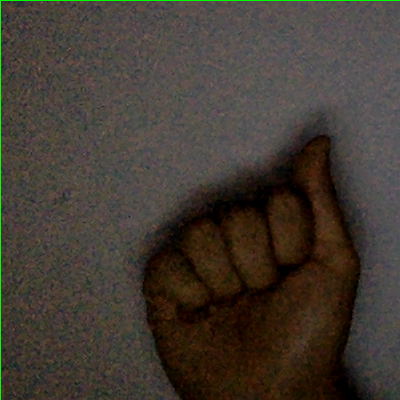
#> input picture Images/a.png, 400 x 400 px, given in place of the camera
$ python gesture.py   (older library calls are emulated)
#> lines starting #> are read from the running program, lines starting #| are printed output that depends on the picture; after the words box and inside, x2 and y2 are one past the last pixel; in counts of white or black regions, pixels touching at a corner belong together
import cv2
import numpy as np
from images import makeDatabase, split
import math
bg_contour_area = 0


def findAngle(start, end, far):

    """
    Find the angle between the points
    """
    a = math.sqrt((end[0] - start[0])**2 + (end[1] - start[1])**2)
    b = math.sqrt((far[0] - start[0])**2 + (far[1] - start[1])**2)
    c = math.sqrt((end[0] - far[0])**2 + (end[1] - far[1])**2)
    angle = math.acos((b**2 + c**2 - a**2)/(2*b*c)) * 57
    return angle


def applyBackgroundSubtractor(image):

    """
    Remove the background from the image
    """
    frame = fgbg.apply(image)
    kernel = np.ones((3, 3), np.uint8)
    fg_mask = cv2.erode(frame, kernel, iterations=1)
    image = cv2.bitwise_and(frame, frame, mask=fg_mask)
    return image


def printDatabase(defects_arr):
    name = 97
    for i in range(len(defects_arr)):
        print(defects_arr[i])
        print(dict[chr(name)])
        name += 1


def findmin(value, arr):

    """
    Returns the closest value to the letter
    """
    min_index = min(arr, key=lambda x: abs(value-x))
    return arr.index(min_index)


def imageProcessing(final_img, img):

    """
    Find the contours of the image and  hulls around the image
    Input : Procssed black and white image
    Output : The max countour found on the image and the image of the
    contour and hull
    """
    # Defaults to be Returned
    defects_count = 0
    answer = "Waiting"

    image, contour, hierarchy = cv2.findContours(final_img.copy(),
                                                 cv2.RETR_TREE,
                                                 cv2.CHAIN_APPROX_NONE)
    max_contour = max(contour, key=lambda x: cv2.contourArea(x))
    hull = cv2.convexHull(max_contour)

    # draw the contours
    cv2.drawContours(img, [hull], 0, (255, 255, 255), 0)
    cv2.drawContours(img, [max_contour], 0, (255, 255, 255), 0)

    # Fine the contour area, extreme left and right points
    contour_area = cv2.contourArea(max_contour)
    extLeft = tuple(max_contour[max_contour[:, :, 0].argmin()][0])
    extRight = tuple(max_contour[max_contour[:, :, 0].argmax()][0])
    extTop = tuple(max_contour[max_contour[:, :, 1].argmin()][0])
    cv2.circle(img, extTop, 1, [255, 0, 0], 1)
    cv2.circle(img, extTop, 1, [255, 0, 0], 1)
    cv2.circle(img, extTop, 1, [255, 0, 0], 1)

    # find the defects
    hull = cv2.convexHull(max_contour, returnPoints=False)
    defects = cv2.convexityDefects(max_contour, hull)

    if defects is not None:

        # count the fingers
        for i in range(defects.shape[0]):
            s, e, f, d = defects[i][0]
            start = tuple(max_contour[s][0])
            end = tuple(max_contour[e][0])
            far = tuple(max_contour[f][0])
            angle = findAngle(start, end, far)
            if angle <= 90:
                defects_count += 1
                cv2.circle(img, far, 1, [255, 0, 255], 1)

            # Central mass of first order moments
            moments = cv2.moments(max_contour)
            if moments['m00'] != 0:
                cx = int(moments['m10']/moments['m00'])  # cx = M10/M00
                cy = int(moments['m01']/moments['m00'])  # cy = M01/M00
                centerMass = (cx, cy)
                cv2.circle(img, centerMass, 7, [100, 0, 255], 2)
        answer = recognize(contour_area, defects_count, centerMass,
                           extLeft, extRight, extTop)
    return answer, contour_area


def init_ui():

    """
    The main program loop, in this loop the screen is recorded and
    image processing funcitons are called
    """
    c_pressed = False
    b_pressed = False
    while(cap.isOpened()):
        ret, image = cap.read()
#> image is the input picture: shape (400, 400, 3); mean B, G, R 50.5, 58.6, 66.3

        # properties of rec -> img, vertex1, 2, color, thickness
        cv2.rectangle(image, (500, 500), (100, 100), (0, 255, 0), 1)
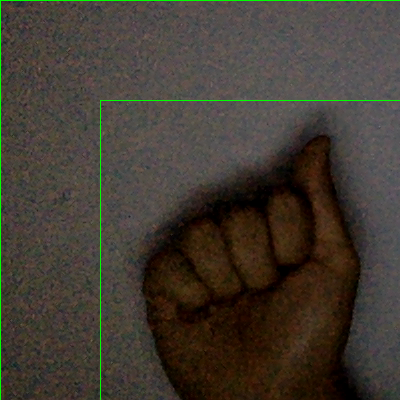
#> image: shape (400, 400, 3); 0.37% of pixels changed, all inside (x1, y1, x2, y2) = (100, 100, 400, 400)

        # crop image
        crop_img = image[100:500, 100:500]  # x, y, w, h
        keyPressed = cv2.waitKey(10)
#> (key Esc is pressed here)

        # convert to greyscale
        grey_img = cv2.cvtColor(crop_img, cv2.COLOR_BGR2GRAY)
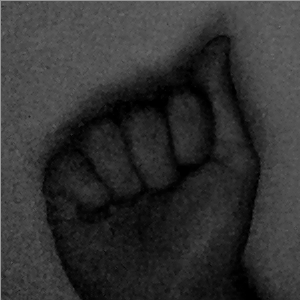
#> grey_img: shape (300, 300); min 0, max 150, mean 50.1

        # blur the image
        blur_img = cv2.GaussianBlur(grey_img, (35, 35), 0)

        # convert into black and white image
        _, final_img = cv2.threshold(blur_img, 127, 225,
                                     cv2.THRESH_BINARY_INV+cv2.THRESH_OTSU)
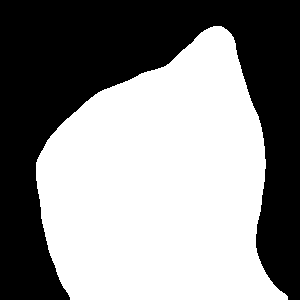
#> final_img: shape (300, 300); values 0 (black) and 225 (white), 54% white; 1 black region, box (x1, y1, x2, y2) and area: (0, 0, 300, 300) 41368
        thresh_img = cv2.erode(final_img, None, iterations=2)
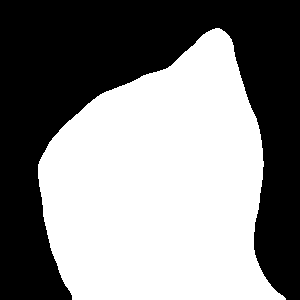
#> thresh_img: shape (300, 300); values 0 (black) and 225 (white), 52.1% white; 1 black region
        final_img = cv2.dilate(thresh_img, None, iterations=2)

        if not b_pressed:
            answer = "Press B to setup"
            _, contour_area = imageProcessing(final_img, crop_img)
#> in imageProcessing, `image, contour, hierarchy = cv2.findContours(final_img.copy(), cv2.RET..`: contour = 1 contour; box (x1, y1, x2, y2) and area: (36, 26, 288, 300) 48216
#> in imageProcessing, `max_contour = max(contour, key=lambda x: cv2.contourArea(x))`: max_contour = contour of 830 points, box (x1, y1, x2, y2) (36, 26, 288, 300), area 48216
#> in imageProcessing, `hull = cv2.convexHull(max_contour)`: hull = contour of 37 points, box (x1, y1, x2, y2) (36, 26, 288, 300), area 51114
#> in imageProcessing, `cv2.drawContours(img, [max_contour], 0, (255, 255, 255), 0)`:
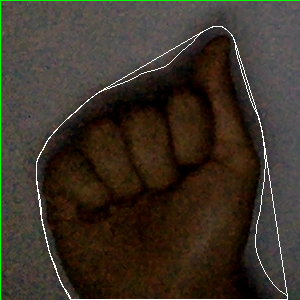
#> img: shape (300, 300, 3); mean B, G, R 41, 51.4, 60.7
#> in imageProcessing, `contour_area = cv2.contourArea(max_contour)`: contour_area = 48216
#> in imageProcessing, `extLeft = tuple(max_contour[max_contour[:, :, 0].argmin()][0])`: extLeft = (36, 162)
#> in imageProcessing, `extRight = tuple(max_contour[max_contour[:, :, 0].argmax()][0])`: extRight = (287, 299)
#> in imageProcessing, `extTop = tuple(max_contour[max_contour[:, :, 1].argmin()][0])`: extTop = (213, 26)
#> in imageProcessing, `cv2.circle(img, extTop, 1, [255, 0, 0], 1)`: img: shape (300, 300, 3); under 0.01% of pixels changed, all inside (x1, y1, x2, y2) = (212, 25, 215, 28)
#> in imageProcessing, `hull = cv2.convexHull(max_contour, returnPoints=False)`: hull = 37 values, max 822 at index 0, min 0 at index 36, mean 378.6
#> in imageProcessing, `defects = cv2.convexityDefects(max_contour, hull)`: defects = 31 rows, first 6: [0, 3, 1, 162], [3, 9, 4, 114], [9, 116, 49, 2914], [116, 119, 118, 142], [119, 123, 122, 154], [123, 128, 127, 160]
#> the loop in imageProcessing, `for i in range(defects.shape[0]):` made 31 passes
#> (s, e, f, d, start, end, far, a in findAngle) on passes 1 to 11: (0, 3, 1, 162, (213, 26), (210, 27), (212, 27), 3.16), (3, 9, 4, 114, (210, 27), (204, 30), (209, 28), 6.71), (9, 116, 49, 2914, (204, 30), (98, 92), (165, 66), 122.8), (116, 119, 118, 142, (98, 92), (95, 94), (96, 94), 3.61), (119, 123, 122, 154, (95, 94), (91, 97), (92, 97), 5), (123, 128, 127, 160, (91, 97), (86, 101), (87, 101), 6.4), (128, 147, 139, 221, (86, 101), (67, 118), (75, 112), 25.5), (157, 165, 158, 169, (57, 128), (50, 136), (57, 129), 10.63), (165, 169, 166, 154, (50, 136), (47, 140), (50, 137), 5), (169, 180, 178, 204, (47, 140), (41, 151), (43, 149), 12.53), (180, 188, 181, 114, (41, 151), (37, 159), (41, 152), 8.94)
#> after the loop in imageProcessing, `for i in range(defects.shape[0]):`:
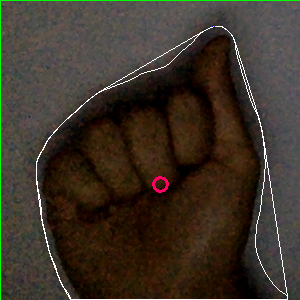
#> img: shape (300, 300, 3); mean B, G, R 41.1, 51.4, 61
#> after the loop in imageProcessing, `for i in range(defects.shape[0]):`: defects_count = 0
#> in imageProcessing, `answer = recognize(contour_area, defects_count, centerMass, extLeft, e..`: answer = '1'
#> contour_area = 48216
            global bg_contour_area
            bg_contour_area = contour_area
#> bg_contour_area = 48216

        elif b_pressed and c_pressed:
            answer = imageProcessing(final_img, crop_img)
        else:
            answer = "Press C to capture"

        cv2.putText(image, str(answer), (70, 70),
                    cv2.FONT_HERSHEY_SIMPLEX, 3, (0, 0, 255))
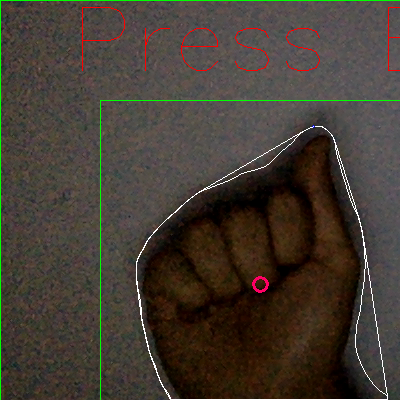
#> image: shape (400, 400, 3); mean B, G, R 51.6, 60.6, 68.5

        cv2.imshow("Hand detection", image)
        # Keyboard handling
        if(keyPressed == 27):
            cleanup()

        elif(keyPressed == ord('c')):
            c_pressed = True

        elif(keyPressed == ord('b')):
            b_pressed = True


def recognize(contour_area, defects_count, centroid, left, right, top):

    """
    Recognize the gesture based on diffrent parameters
    """
    if abs(contour_area - bg_contour_area) < 50:
        return "Waiting"

    if defects_count == 0:
        if contour_area < 50000:
            return "1"
        return "Eggs"

    elif defects_count == 2:
        if contour_area > 55000:
            return "Ok"
        return "3"

    return defects_count + 1


def cleanup():

    """
    All the cleanup regarding the program is done in this function
    such as closing the video imput feed etc.
    """

    cap.release()
    cv2.destroyAllWindows()
    return


if __name__ == "__main__":

    """
    Main method of the program, set up the camera the backgroundsubstractor
    and messeages to be printed
    Call the main init_ui funntion to start the main loop
    """

    fgbg = cv2.createBackgroundSubtractorMOG2()
    cap = cv2.VideoCapture(0)
    print("Press esc to exit")
    init_ui()

$ run again, on Images/b.png
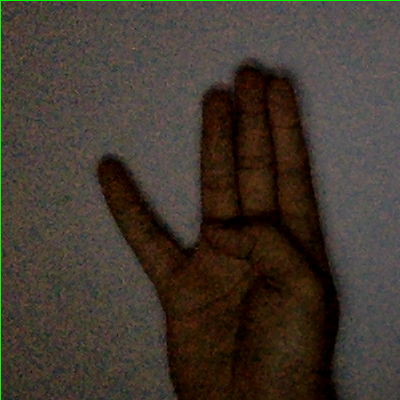
#> input picture Images/b.png, 400 x 400 px, given in place of the camera
#> in init_ui, image is the input picture: shape (400, 400, 3); mean B, G, R 47.9, 57.1, 66.2
#> thresh_img: shape (300, 300); values 0 (black) and 225 (white), 52.9% white; 3 black regions, box (x1, y1, x2, y2) and area: (198, 0, 300, 300) 22039, (0, 0, 104, 143) 10418, (0, 96, 71, 300) 9965
#> contour = 1 contour; box (x1, y1, x2, y2) and area: (0, 0, 250, 300) 48979
#> max_contour = contour of 1072 points, box (x1, y1, x2, y2) (0, 0, 250, 300), area 48979
#> in imageProcessing, `hull = cv2.convexHull(max_contour)`: hull = contour of 11 points, box (x1, y1, x2, y2) (0, 0, 250, 300), area 59115
#> in imageProcessing, `contour_area = cv2.contourArea(max_contour)`: contour_area = 48979
#> extLeft = (0, 56)
#> extRight = (249, 299)
#> extTop = (102, 0)
#> in imageProcessing, `hull = cv2.convexHull(max_contour, returnPoints=False)`: hull = [975, 965, 785, 779, 769, 680, 676, 496, 293, 252, 0]
#> defects = [[0, 252, 141, 30286], [293, 496, 384, 5392], [680, 769, 711, 1945], [769, 779, 770, 229], [779, 785, 780, 210], [785, 965, 832, 1072], [965, 975, 972, 221]]
#> the loop in imageProcessing, `for i in range(defects.shape[0]):` made 7 passes
#> (s, e, f, d, start, end, far, a in findAngle) on passes 1 to 7: (0, 252, 141, 30286, (102, 0), (0, 56), (91, 141), 116.4), (293, 496, 384, 5392, (0, 97), (69, 299), (53, 187), 213.5), (680, 769, 711, 1945, (249, 295), (245, 206), (240, 264), 89.09), (769, 779, 770, 229, (245, 206), (244, 196), (244, 205), 10.05), (779, 785, 780, 210, (244, 196), (243, 190), (243, 195), 6.08), (785, 965, 832, 1072, (243, 190), (202, 10), (228, 143), 184.6), (965, 975, 972, 221, (202, 10), (199, 0), (199, 3), 10.44)
#> after the loop in imageProcessing, `for i in range(defects.shape[0]):`:
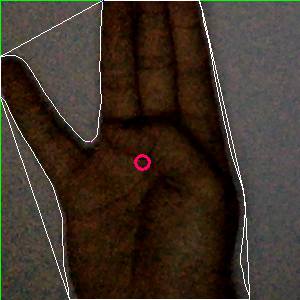
#> img: shape (300, 300, 3); mean B, G, R 40.4, 50.8, 62.4
#> after the loop in imageProcessing, `for i in range(defects.shape[0]):`: defects_count = 1
#> answer = 2
#> in init_ui, `_, contour_area = imageProcessing(final_img, crop_img)`: contour_area = 48979
#> in init_ui, `cv2.putText(image, str(answer), (70, 70), cv2.FONT_HERSHEY_SIMPLEX, 3,..`:
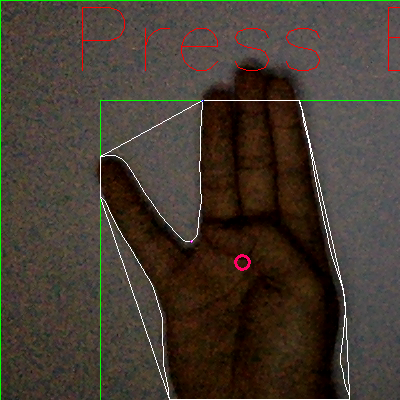
#> image: shape (400, 400, 3); mean B, G, R 49.6, 59.3, 68.9

$ run again, on Images/c.png
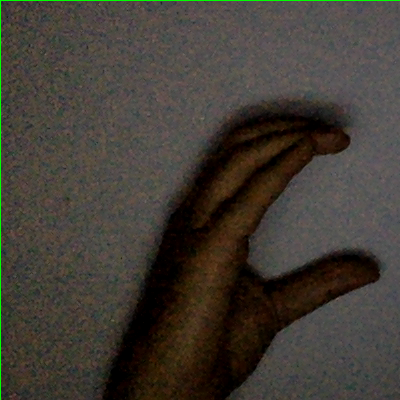
#> input picture Images/c.png, 400 x 400 px, given in place of the camera
#> in init_ui, image is the input picture: shape (400, 400, 3); mean B, G, R 52.8, 60.2, 65.6
#> final_img: shape (300, 300); values 0 (black) and 225 (white), 47.5% white; 1 white region, box (x1, y1, x2, y2) and area: (0, 0, 281, 300) 42762
#> thresh_img: shape (300, 300); values 0 (black) and 225 (white), 44.5% white; 1 white region
#> contour = 4 contours; box (x1, y1, x2, y2) and area: (0, 0, 281, 300) 42470, (106, 159, 118, 182) 160, (96, 202, 105, 215) 64, (90, 219, 97, 230) 34
#> max_contour = contour of 1009 points, box (x1, y1, x2, y2) (0, 0, 281, 300), area 42470
#> in imageProcessing, `hull = cv2.convexHull(max_contour)`: hull = contour of 24 points, box (x1, y1, x2, y2) (0, 0, 281, 300), area 55208
#> in imageProcessing, `contour_area = cv2.contourArea(max_contour)`: contour_area = 42469.5
#> extLeft = (0, 265)
#> extRight = (280, 174)
#> extTop = (177, 0)
#> in imageProcessing, `hull = cv2.convexHull(max_contour, returnPoints=False)`: hull = 24 values, max 984 at index 0, min 0 at index 23, mean 464.9
#> defects = 17 rows, first 6: [0, 31, 7, 484], [31, 41, 32, 114], [41, 48, 44, 179], [59, 68, 64, 180], [68, 76, 69, 154], [76, 132, 113, 600]
#> the loop in imageProcessing, `for i in range(defects.shape[0]):` made 17 passes
#> (s, e, f, d, start, end, far, a in findAngle) on passes 1 to 7: (0, 31, 7, 484, (177, 0), (146, 9), (170, 4), 32.28), (31, 41, 32, 114, (146, 9), (136, 14), (145, 10), 11.18), (41, 48, 44, 179, (136, 14), (129, 19), (133, 17), 8.6), (59, 68, 64, 180, (118, 30), (111, 39), (115, 35), 11.4), (68, 76, 69, 154, (111, 39), (105, 47), (111, 40), 10), (76, 132, 113, 600, (105, 47), (69, 103), (84, 84), 66.57), (132, 140, 133, 114, (69, 103), (65, 111), (69, 104), 8.94)
#> after the loop in imageProcessing, `for i in range(defects.shape[0]):`:
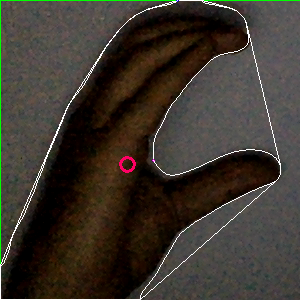
#> img: shape (300, 300, 3); mean B, G, R 46.1, 54.1, 60.8
#> after the loop in imageProcessing, `for i in range(defects.shape[0]):`: defects_count = 1
#> answer = 2
#> in init_ui, `_, contour_area = imageProcessing(final_img, crop_img)`: contour_area = 42469.5
#> in init_ui, `cv2.putText(image, str(answer), (70, 70), cv2.FONT_HERSHEY_SIMPLEX, 3,..`:
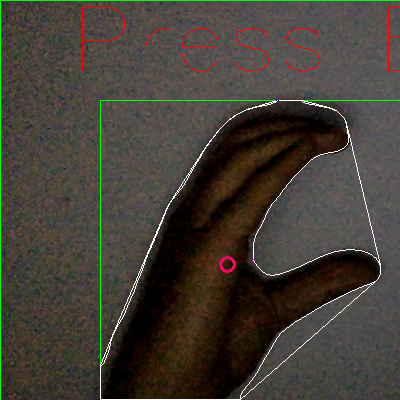
#> image: shape (400, 400, 3); mean B, G, R 54.3, 62.4, 68.1

$ run again, on Images/d.png
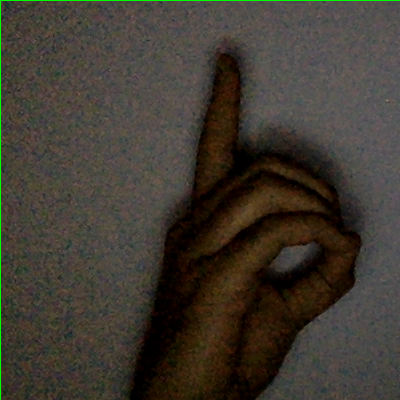
#> input picture Images/d.png, 400 x 400 px, given in place of the camera
#> in init_ui, image is the input picture: shape (400, 400, 3); mean B, G, R 49.1, 58, 63.9
#> final_img: shape (300, 300); values 0 (black) and 225 (white), 50.8% white; 7 black regions, largest, box (x1, y1, x2, y2) and area: (142, 0, 300, 300) 24560, (0, 0, 107, 300) 18203, (126, 93, 182, 132) 730
#> thresh_img: shape (300, 300); values 0 (black) and 225 (white), 47.7% white; 1 white region
#> contour = 6 contours; box (x1, y1, x2, y2) and area: (16, 0, 264, 300) 46814, (125, 92, 183, 133) 790, (178, 143, 208, 168) 469, (121, 170, 142, 196) 294, (146, 152, 158, 164) 60, (109, 226, 117, 239) 47
#> max_contour = contour of 845 points, box (x1, y1, x2, y2) (16, 0, 264, 300), area 46814
#> in imageProcessing, `hull = cv2.convexHull(max_contour)`: hull = contour of 26 points, box (x1, y1, x2, y2) (16, 0, 264, 300), area 49806
#> in imageProcessing, `contour_area = cv2.contourArea(max_contour)`: contour_area = 46813.5
#> extLeft = (16, 282)
#> extRight = (263, 144)
#> extTop = (107, 0)
#> in imageProcessing, `hull = cv2.convexHull(max_contour, returnPoints=False)`: hull = 26 values, max 811 at index 0, min 0 at index 25, mean 508.3
#> defects = 21 rows, first 6: [0, 12, 5, 256], [12, 120, 86, 2991], [120, 132, 122, 162], [132, 278, 202, 1249], [278, 282, 281, 186], [449, 566, 515, 3241]
#> the loop in imageProcessing, `for i in range(defects.shape[0]):` made 21 passes
#> (s, e, f, d, start, end, far, a in findAngle) on passes 1 to 7: (0, 12, 5, 256, (107, 0), (102, 12), (106, 5), 13), (12, 120, 86, 2991, (102, 12), (65, 120), (89, 86), 114.2), (120, 132, 122, 162, (65, 120), (61, 132), (65, 122), 12.65), (132, 278, 202, 1249, (61, 132), (17, 278), (45, 202), 152.5), (278, 282, 281, 186, (17, 278), (16, 282), (17, 281), 4.12), (449, 566, 515, 3241, (166, 299), (251, 189), (201, 233), 139), (566, 570, 567, 154, (251, 189), (254, 185), (251, 188), 5)
#> after the loop in imageProcessing, `for i in range(defects.shape[0]):`: defects_count = 0
#> answer = '1'
#> in init_ui, `_, contour_area = imageProcessing(final_img, crop_img)`: contour_area = 46813.5
#> in init_ui, `cv2.putText(image, str(answer), (70, 70), cv2.FONT_HERSHEY_SIMPLEX, 3,..`:
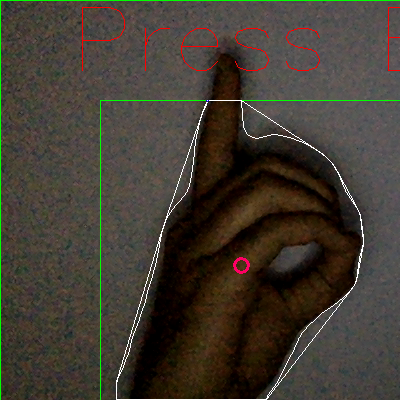
#> image: shape (400, 400, 3); mean B, G, R 50.4, 60, 66.2
